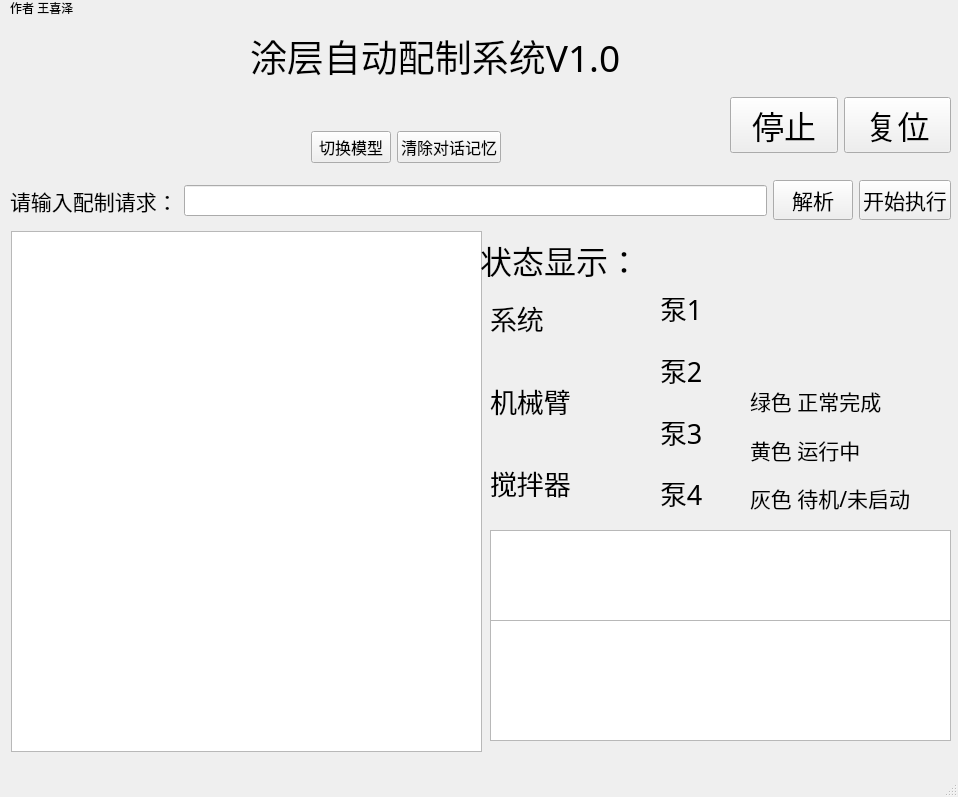
<?xml version="1.0" encoding="UTF-8"?>
<ui version="4.0">
 <class>MainWindow</class>
 <widget class="QMainWindow" name="MainWindow">
  <property name="geometry">
   <rect>
    <x>0</x>
    <y>0</y>
    <width>958</width>
    <height>797</height>
   </rect>
  </property>
  <property name="windowTitle">
   <string>MainWindow</string>
  </property>
  <widget class="QWidget" name="centralwidget">
   <widget class="QTextEdit" name="json_text">
    <property name="geometry">
     <rect>
      <x>11</x>
      <y>231</y>
      <width>471</width>
      <height>521</height>
     </rect>
    </property>
    <property name="font">
     <font>
      <family>Adobe 黑体 Std R</family>
      <pointsize>16</pointsize>
     </font>
    </property>
    <property name="readOnly">
     <bool>true</bool>
    </property>
   </widget>
   <widget class="QLabel" name="title">
    <property name="geometry">
     <rect>
      <x>250</x>
      <y>10</y>
      <width>451</width>
      <height>91</height>
     </rect>
    </property>
    <property name="font">
     <font>
      <family>Adobe Arabic</family>
      <pointsize>28</pointsize>
     </font>
    </property>
    <property name="text">
     <string>涂层自动配制系统V1.0</string>
    </property>
   </widget>
   <widget class="QWidget" name="layoutWidget">
    <property name="geometry">
     <rect>
      <x>10</x>
      <y>170</y>
      <width>941</width>
      <height>61</height>
     </rect>
    </property>
    <layout class="QHBoxLayout" name="horizontalLayout">
     <item>
      <widget class="QLabel" name="label_2">
       <property name="font">
        <font>
         <family>Adobe Arabic</family>
         <pointsize>16</pointsize>
        </font>
       </property>
       <property name="text">
        <string>请输入配制请求：</string>
       </property>
      </widget>
     </item>
     <item>
      <widget class="QLineEdit" name="lineEdit">
       <property name="minimumSize">
        <size>
         <width>0</width>
         <height>0</height>
        </size>
       </property>
       <property name="font">
        <font>
         <family>Adobe Arabic</family>
         <pointsize>12</pointsize>
        </font>
       </property>
      </widget>
     </item>
     <item>
      <widget class="QPushButton" name="start_button">
       <property name="font">
        <font>
         <family>Adobe Arabic</family>
         <pointsize>16</pointsize>
        </font>
       </property>
       <property name="text">
        <string>解析</string>
       </property>
      </widget>
     </item>
     <item>
      <widget class="QPushButton" name="execute_button">
       <property name="font">
        <font>
         <family>Adobe Arabic</family>
         <pointsize>16</pointsize>
        </font>
       </property>
       <property name="text">
        <string>开始执行</string>
       </property>
      </widget>
     </item>
    </layout>
   </widget>
   <widget class="QWidget" name="layoutWidget">
    <property name="geometry">
     <rect>
      <x>10</x>
      <y>130</y>
      <width>491</width>
      <height>35</height>
     </rect>
    </property>
    <layout class="QHBoxLayout" name="horizontalLayout_2">
     <item>
      <widget class="QLabel" name="label_model">
       <property name="font">
        <font>
         <family>Adobe Arabic</family>
         <pointsize>12</pointsize>
        </font>
       </property>
       <property name="text">
        <string/>
       </property>
      </widget>
     </item>
     <item>
      <widget class="QLabel" name="label">
       <property name="font">
        <font>
         <family>Adobe 黑体 Std R</family>
         <pointsize>12</pointsize>
        </font>
       </property>
       <property name="text">
        <string/>
       </property>
      </widget>
     </item>
     <item>
      <spacer name="horizontalSpacer">
       <property name="orientation">
        <enum>Qt::Horizontal</enum>
       </property>
       <property name="sizeHint" stdset="0">
        <size>
         <width>40</width>
         <height>20</height>
        </size>
       </property>
      </spacer>
     </item>
     <item>
      <widget class="QPushButton" name="model_button">
       <property name="font">
        <font>
         <family>Adobe Arabic</family>
         <pointsize>12</pointsize>
        </font>
       </property>
       <property name="text">
        <string>切换模型</string>
       </property>
      </widget>
     </item>
     <item>
      <widget class="QPushButton" name="clear_button">
       <property name="font">
        <font>
         <family>Adobe Arabic</family>
         <pointsize>12</pointsize>
        </font>
       </property>
       <property name="text">
        <string>清除对话记忆</string>
       </property>
      </widget>
     </item>
    </layout>
   </widget>
   <widget class="QTextEdit" name="run_text">
    <property name="geometry">
     <rect>
      <x>490</x>
      <y>530</y>
      <width>461</width>
      <height>91</height>
     </rect>
    </property>
    <property name="font">
     <font>
      <family>Adobe 黑体 Std R</family>
      <pointsize>16</pointsize>
     </font>
    </property>
    <property name="readOnly">
     <bool>true</bool>
    </property>
   </widget>
   <widget class="QLabel" name="label_4">
    <property name="geometry">
     <rect>
      <x>480</x>
      <y>230</y>
      <width>216</width>
      <height>59</height>
     </rect>
    </property>
    <property name="font">
     <font>
      <family>Adobe Arabic</family>
      <pointsize>24</pointsize>
     </font>
    </property>
    <property name="text">
     <string>状态显示：</string>
    </property>
   </widget>
   <widget class="QLabel" name="label_3">
    <property name="geometry">
     <rect>
      <x>10</x>
      <y>0</y>
      <width>91</width>
      <height>16</height>
     </rect>
    </property>
    <property name="text">
     <string>作者 王喜泽</string>
    </property>
   </widget>
   <widget class="QTextEdit" name="runing_text">
    <property name="geometry">
     <rect>
      <x>490</x>
      <y>620</y>
      <width>461</width>
      <height>121</height>
     </rect>
    </property>
    <property name="font">
     <font>
      <family>Adobe 黑体 Std R</family>
      <pointsize>16</pointsize>
     </font>
    </property>
    <property name="readOnly">
     <bool>true</bool>
    </property>
   </widget>
   <widget class="QWidget" name="layoutWidget">
    <property name="geometry">
     <rect>
      <x>490</x>
      <y>280</y>
      <width>161</width>
      <height>241</height>
     </rect>
    </property>
    <layout class="QVBoxLayout" name="verticalLayout">
     <item>
      <widget class="QLabel" name="led_system">
       <property name="font">
        <font>
         <family>Adobe 黑体 Std R</family>
         <pointsize>20</pointsize>
        </font>
       </property>
       <property name="text">
        <string>系统</string>
       </property>
      </widget>
     </item>
     <item>
      <widget class="QLabel" name="led_arm">
       <property name="font">
        <font>
         <family>Adobe 黑体 Std R</family>
         <pointsize>20</pointsize>
        </font>
       </property>
       <property name="text">
        <string>机械臂</string>
       </property>
      </widget>
     </item>
     <item>
      <widget class="QLabel" name="led_stir">
       <property name="font">
        <font>
         <family>Adobe 黑体 Std R</family>
         <pointsize>20</pointsize>
        </font>
       </property>
       <property name="text">
        <string>搅拌器</string>
       </property>
      </widget>
     </item>
    </layout>
   </widget>
   <widget class="QWidget" name="layoutWidget">
    <property name="geometry">
     <rect>
      <x>660</x>
      <y>280</y>
      <width>91</width>
      <height>241</height>
     </rect>
    </property>
    <layout class="QVBoxLayout" name="verticalLayout_2">
     <item>
      <widget class="QLabel" name="led_pump1">
       <property name="font">
        <font>
         <family>Adobe 黑体 Std R</family>
         <pointsize>20</pointsize>
        </font>
       </property>
       <property name="text">
        <string>泵1</string>
       </property>
      </widget>
     </item>
     <item>
      <widget class="QLabel" name="led_pump2">
       <property name="font">
        <font>
         <family>Adobe 黑体 Std R</family>
         <pointsize>20</pointsize>
        </font>
       </property>
       <property name="text">
        <string>泵2</string>
       </property>
      </widget>
     </item>
     <item>
      <widget class="QLabel" name="led_pump3">
       <property name="font">
        <font>
         <family>Adobe 黑体 Std R</family>
         <pointsize>20</pointsize>
        </font>
       </property>
       <property name="text">
        <string>泵3</string>
       </property>
      </widget>
     </item>
     <item>
      <widget class="QLabel" name="led_pump4">
       <property name="font">
        <font>
         <family>Adobe 黑体 Std R</family>
         <pointsize>20</pointsize>
        </font>
       </property>
       <property name="text">
        <string>泵4</string>
       </property>
      </widget>
     </item>
    </layout>
   </widget>
   <widget class="QWidget" name="layoutWidget">
    <property name="geometry">
     <rect>
      <x>750</x>
      <y>380</y>
      <width>311</width>
      <height>139</height>
     </rect>
    </property>
    <layout class="QVBoxLayout" name="verticalLayout_3">
     <item>
      <widget class="QLabel" name="led_pump1_2">
       <property name="font">
        <font>
         <family>Adobe 黑体 Std R</family>
         <pointsize>16</pointsize>
        </font>
       </property>
       <property name="text">
        <string>绿色 正常完成</string>
       </property>
      </widget>
     </item>
     <item>
      <widget class="QLabel" name="led_pump1_3">
       <property name="font">
        <font>
         <family>Adobe 黑体 Std R</family>
         <pointsize>16</pointsize>
        </font>
       </property>
       <property name="text">
        <string>黄色 运行中</string>
       </property>
      </widget>
     </item>
     <item>
      <widget class="QLabel" name="led_pump1_4">
       <property name="font">
        <font>
         <family>Adobe 黑体 Std R</family>
         <pointsize>16</pointsize>
        </font>
       </property>
       <property name="text">
        <string>灰色 待机/未启动</string>
       </property>
      </widget>
     </item>
    </layout>
   </widget>
   <widget class="QWidget" name="layoutWidget">
    <property name="geometry">
     <rect>
      <x>730</x>
      <y>90</y>
      <width>221</width>
      <height>71</height>
     </rect>
    </property>
    <layout class="QHBoxLayout" name="horizontalLayout_3">
     <item>
      <widget class="QPushButton" name="stop_button">
       <property name="font">
        <font>
         <family>Adobe Arabic</family>
         <pointsize>24</pointsize>
        </font>
       </property>
       <property name="text">
        <string>停止</string>
       </property>
      </widget>
     </item>
     <item>
      <widget class="QPushButton" name="reset_button">
       <property name="font">
        <font>
         <family>Adobe Arabic</family>
         <pointsize>24</pointsize>
        </font>
       </property>
       <property name="text">
        <string>复位</string>
       </property>
      </widget>
     </item>
    </layout>
   </widget>
  </widget>
  <widget class="QMenuBar" name="menubar">
   <property name="geometry">
    <rect>
     <x>0</x>
     <y>0</y>
     <width>958</width>
     <height>26</height>
    </rect>
   </property>
  </widget>
  <widget class="QStatusBar" name="statusbar"/>
 </widget>
 <resources/>
 <connections/>
</ui>
